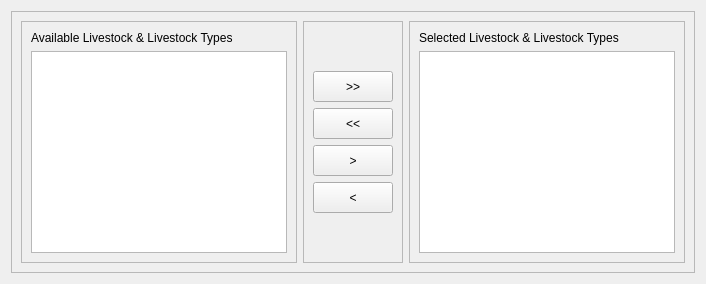
               <widget class="QWidget" name="tabLivestock">
                <attribute name="title">
                 <string>Livestock and Livestock Products</string>
                </attribute>
                <layout class="QGridLayout" name="gridLayout_35">
                 <item row="0" column="0">
                  <widget class="QFrame" name="frame_31">
                   <property name="frameShape">
                    <enum>QFrame::StyledPanel</enum>
                   </property>
                   <property name="frameShadow">
                    <enum>QFrame::Raised</enum>
                   </property>
                   <layout class="QHBoxLayout" name="horizontalLayout_7">
                    <item>
                     <widget class="QFrame" name="frame_33">
                      <property name="frameShape">
                       <enum>QFrame::StyledPanel</enum>
                      </property>
                      <property name="frameShadow">
                       <enum>QFrame::Raised</enum>
                      </property>
                      <layout class="QGridLayout" name="gridLayout_34">
                       <item row="0" column="0">
                        <widget class="QLabel" name="label_30">
                         <property name="text">
                          <string>Available Livestock &amp; Livestock Types</string>
                         </property>
                        </widget>
                       </item>
                       <item row="1" column="0">
                        <widget class="QTableView" name="tblAvailableLivestock">
                         <property name="alternatingRowColors">
                          <bool>true</bool>
                         </property>
                         <property name="sortingEnabled">
                          <bool>true</bool>
                         </property>
                        </widget>
                       </item>
                      </layout>
                     </widget>
                    </item>
                    <item>
                     <widget class="QFrame" name="frame_34">
                      <property name="frameShape">
                       <enum>QFrame::StyledPanel</enum>
                      </property>
                      <property name="frameShadow">
                       <enum>QFrame::Raised</enum>
                      </property>
                      <layout class="QGridLayout" name="gridLayout_32">
                       <item row="1" column="0">
                        <widget class="QPushButton" name="cmdLivestockMoveAll">
                         <property name="minimumSize">
                          <size>
                           <width>0</width>
                           <height>31</height>
                          </size>
                         </property>
                         <property name="text">
                          <string>&gt;&gt;</string>
                         </property>
                        </widget>
                       </item>
                       <item row="2" column="0">
                        <widget class="QPushButton" name="cmdLivestockRemoveAll">
                         <property name="minimumSize">
                          <size>
                           <width>0</width>
                           <height>31</height>
                          </size>
                         </property>
                         <property name="text">
                          <string>&lt;&lt;</string>
                         </property>
                        </widget>
                       </item>
                       <item row="3" column="0">
                        <widget class="QPushButton" name="cmdLivestockMoveSelected">
                         <property name="minimumSize">
                          <size>
                           <width>0</width>
                           <height>31</height>
                          </size>
                         </property>
                         <property name="text">
                          <string>&gt;</string>
                         </property>
                        </widget>
                       </item>
                       <item row="4" column="0">
                        <widget class="QPushButton" name="cmdLivestockRemoveSelected">
                         <property name="minimumSize">
                          <size>
                           <width>0</width>
                           <height>31</height>
                          </size>
                         </property>
                         <property name="text">
                          <string>&lt;</string>
                         </property>
                        </widget>
                       </item>
                       <item row="0" column="0">
                        <spacer name="verticalSpacer_11">
                         <property name="orientation">
                          <enum>Qt::Vertical</enum>
                         </property>
                         <property name="sizeHint" stdset="0">
                          <size>
                           <width>20</width>
                           <height>40</height>
                          </size>
                         </property>
                        </spacer>
                       </item>
                       <item row="5" column="0">
                        <spacer name="verticalSpacer_12">
                         <property name="orientation">
                          <enum>Qt::Vertical</enum>
                         </property>
                         <property name="sizeHint" stdset="0">
                          <size>
                           <width>20</width>
                           <height>40</height>
                          </size>
                         </property>
                        </spacer>
                       </item>
                      </layout>
                     </widget>
                    </item>
                    <item>
                     <widget class="QFrame" name="frame_32">
                      <property name="frameShape">
                       <enum>QFrame::StyledPanel</enum>
                      </property>
                      <property name="frameShadow">
                       <enum>QFrame::Raised</enum>
                      </property>
                      <layout class="QGridLayout" name="gridLayout_33">
                       <item row="0" column="0">
                        <widget class="QLabel" name="label_31">
                         <property name="text">
                          <string>Selected Livestock &amp; Livestock Types</string>
                         </property>
                        </widget>
                       </item>
                       <item row="1" column="0">
                        <widget class="QTableView" name="tblSelectedLivestock">
                         <property name="alternatingRowColors">
                          <bool>true</bool>
                         </property>
                         <property name="sortingEnabled">
                          <bool>true</bool>
                         </property>
                        </widget>
                       </item>
                      </layout>
                     </widget>
                    </item>
                   </layout>
                  </widget>
                 </item>
                </layout>
               </widget>
